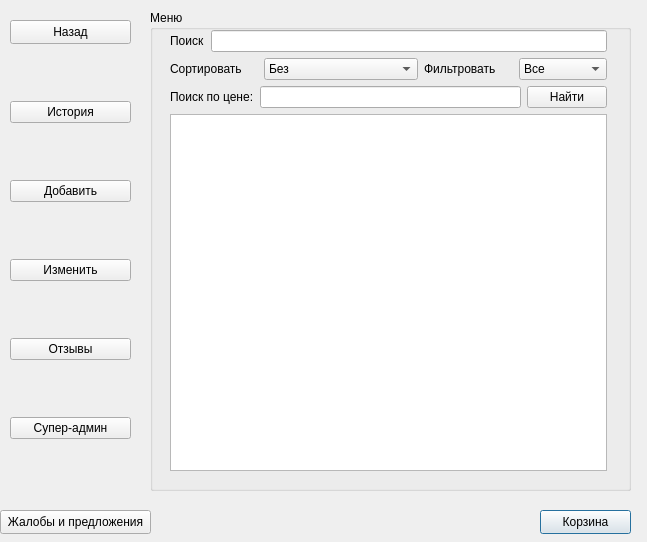
<?xml version="1.0" encoding="UTF-8"?>
<ui version="4.0">
 <class>menu</class>
 <widget class="QDialog" name="menu">
  <property name="geometry">
   <rect>
    <x>0</x>
    <y>0</y>
    <width>647</width>
    <height>542</height>
   </rect>
  </property>
  <property name="windowTitle">
   <string>Dialog</string>
  </property>
  <widget class="QPushButton" name="pushButton_2">
   <property name="geometry">
    <rect>
     <x>540</x>
     <y>510</y>
     <width>91</width>
     <height>24</height>
    </rect>
   </property>
   <property name="text">
    <string>Корзина</string>
   </property>
  </widget>
  <widget class="QWidget" name="layoutWidget">
   <property name="geometry">
    <rect>
     <x>0</x>
     <y>0</y>
     <width>2</width>
     <height>2</height>
    </rect>
   </property>
   <layout class="QVBoxLayout" name="verticalLayout"/>
  </widget>
  <widget class="QPushButton" name="pushButton">
   <property name="geometry">
    <rect>
     <x>0</x>
     <y>510</y>
     <width>151</width>
     <height>24</height>
    </rect>
   </property>
   <property name="text">
    <string>Жалобы и предложения</string>
   </property>
  </widget>
  <widget class="QWidget" name="layoutWidget_2">
   <property name="geometry">
    <rect>
     <x>10</x>
     <y>50</y>
     <width>121</width>
     <height>441</height>
    </rect>
   </property>
   <layout class="QVBoxLayout" name="verticalLayout_3">
    <item>
     <widget class="QPushButton" name="check_buttom">
      <property name="text">
       <string>История</string>
      </property>
     </widget>
    </item>
    <item>
     <widget class="QPushButton" name="add_button">
      <property name="text">
       <string>Добавить</string>
      </property>
     </widget>
    </item>
    <item>
     <widget class="QPushButton" name="edit_button">
      <property name="text">
       <string>Изменить</string>
      </property>
     </widget>
    </item>
    <item>
     <widget class="QPushButton" name="history_button">
      <property name="text">
       <string>Отзывы</string>
      </property>
     </widget>
    </item>
    <item>
     <widget class="QPushButton" name="super_admin_buttom">
      <property name="text">
       <string>Супер-админ</string>
      </property>
     </widget>
    </item>
   </layout>
  </widget>
  <widget class="QPushButton" name="back_button">
   <property name="geometry">
    <rect>
     <x>10</x>
     <y>20</y>
     <width>121</width>
     <height>24</height>
    </rect>
   </property>
   <property name="text">
    <string>Назад</string>
   </property>
  </widget>
  <widget class="QGroupBox" name="groupBox">
   <property name="geometry">
    <rect>
     <x>150</x>
     <y>10</y>
     <width>481</width>
     <height>481</height>
    </rect>
   </property>
   <property name="title">
    <string>Меню</string>
   </property>
   <widget class="QWidget" name="layoutWidget">
    <property name="geometry">
     <rect>
      <x>20</x>
      <y>20</y>
      <width>437</width>
      <height>441</height>
     </rect>
    </property>
    <layout class="QVBoxLayout" name="verticalLayout_2">
     <item>
      <layout class="QHBoxLayout" name="horizontalLayout_4">
       <item>
        <widget class="QLabel" name="label">
         <property name="text">
          <string>Поиск</string>
         </property>
        </widget>
       </item>
       <item>
        <widget class="QLineEdit" name="searchEdit"/>
       </item>
      </layout>
     </item>
     <item>
      <layout class="QHBoxLayout" name="horizontalLayout_2">
       <item>
        <widget class="QLabel" name="label_3">
         <property name="text">
          <string>Сортировать </string>
         </property>
        </widget>
       </item>
       <item>
        <layout class="QHBoxLayout" name="horizontalLayout_3">
         <item>
          <widget class="QComboBox" name="sortBox">
           <item>
            <property name="text">
             <string>Без</string>
            </property>
           </item>
           <item>
            <property name="text">
             <string extracomment="fjhkfdjfd">По алфавиту</string>
            </property>
           </item>
           <item>
            <property name="text">
             <string>По цене</string>
            </property>
           </item>
           <item>
            <property name="text">
             <string>По цене(reverse)</string>
            </property>
           </item>
           <item>
            <property name="text">
             <string>По времени выпуска</string>
            </property>
           </item>
           <item>
            <property name="text">
             <string>По алфавиту(reverse)</string>
            </property>
           </item>
          </widget>
         </item>
        </layout>
       </item>
       <item>
        <widget class="QLabel" name="label_2">
         <property name="text">
          <string>Фильтровать </string>
         </property>
        </widget>
       </item>
       <item>
        <widget class="QComboBox" name="filterBox">
         <item>
          <property name="text">
           <string>Все</string>
          </property>
         </item>
        </widget>
       </item>
      </layout>
     </item>
     <item>
      <layout class="QHBoxLayout" name="horizontalLayout">
       <item>
        <widget class="QLabel" name="label_4">
         <property name="text">
          <string>Поиск по цене:</string>
         </property>
        </widget>
       </item>
       <item>
        <widget class="QLineEdit" name="binary_Edit"/>
       </item>
       <item>
        <widget class="QPushButton" name="search_buttom">
         <property name="text">
          <string>Найти</string>
         </property>
        </widget>
       </item>
      </layout>
     </item>
     <item>
      <widget class="QTableView" name="tableView"/>
     </item>
    </layout>
   </widget>
  </widget>
 </widget>
 <resources/>
 <connections/>
</ui>
